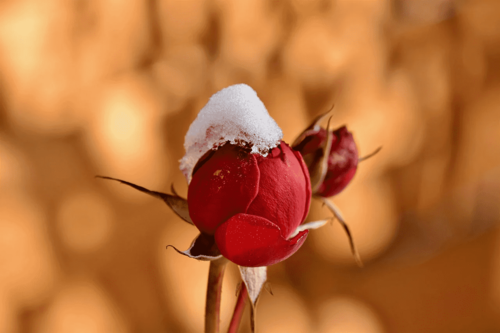
#> input picture img/flor.png, 500 x 333 px, found by its file name
$ python FAST_image.py
#> lines starting #> are read from the running program, lines starting #| are printed output that depends on the picture
import cv2
import numpy as np
# Cargar la imagen
img = cv2.imread('img/flor.png', 0)  # Leemos en escala de grises
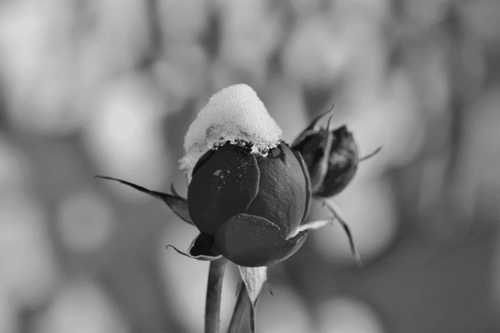
#> img: shape (333, 500); min 12, max 226, mean 126.1

# Crear el detector FAST
fast = cv2.FastFeatureDetector_create()

# Detectar puntos clave en la imagen
kp = fast.detect(img, None)
#> kp = 619 keypoints; strongest (x, y, size): (231, 143, 7), (228, 141, 7), (244, 144, 7), (265, 155, 7)

# Dibujar los puntos clave en la imagen
img_kp = cv2.drawKeypoints(img, kp, None, color=(0, 0, 255))
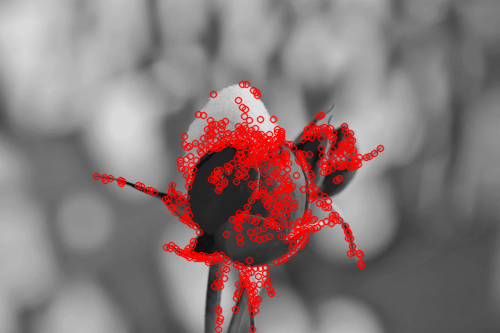
#> img_kp: shape (333, 500, 3); mean of channels 0, 1, 2 119.8, 119.8, 135.7; drawn as B, G, R

# Mostrar la imagen con los puntos clave
cv2.imshow('FAST Keypoints', img_kp)
cv2.waitKey(0)
cv2.destroyAllWindows()

$ run again, with img/face.jpg saved as img/flor.png
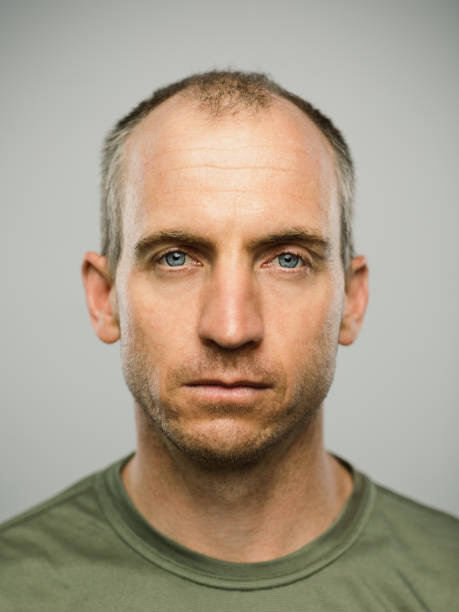
#> input picture img/face.jpg, 459 x 612 px, found by its file name
#> `img = cv2.imread('img/flor.png', 0)`:
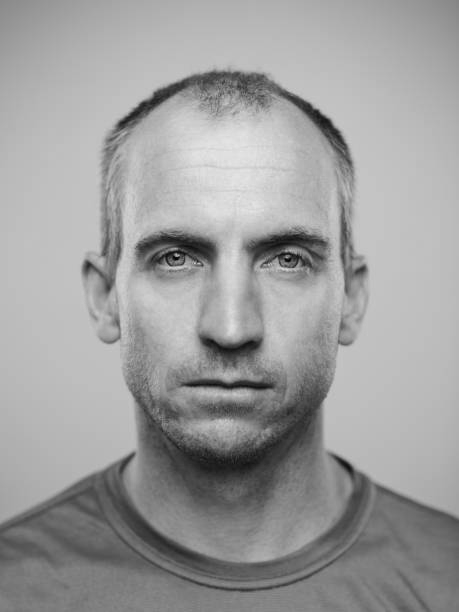
#> img: shape (612, 459); min 0, max 231, mean 157.2
#> kp = 1635 keypoints; strongest (x, y, size): (176, 254, 7), (178, 255, 7), (170, 265, 7), (202, 265, 7)
#> `img_kp = cv2.drawKeypoints(img, kp, None, color=(0, 0, 255))`:
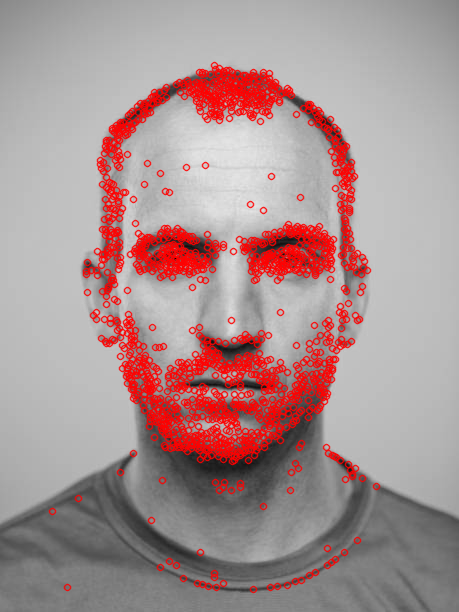
#> img_kp: shape (612, 459, 3); mean of channels 0, 1, 2 145.6, 145.6, 169.9; drawn as B, G, R
